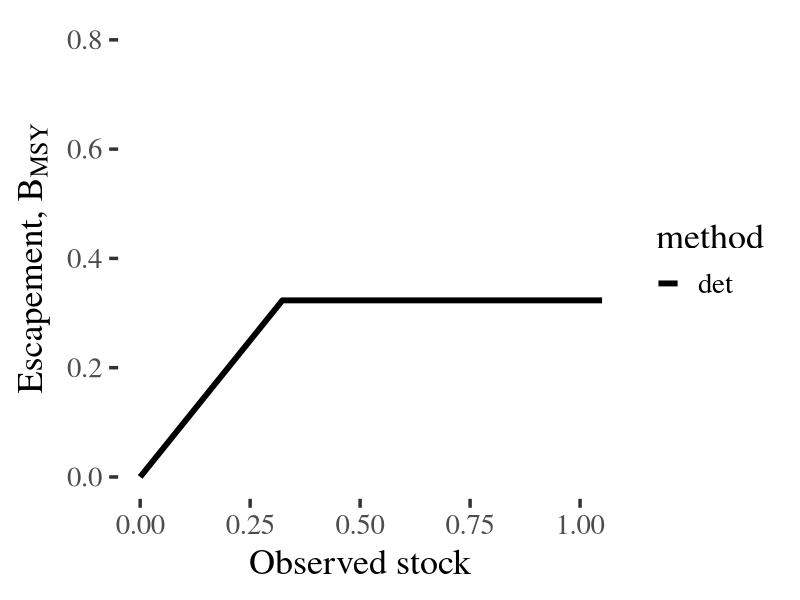

R code for this plot:
## ---- chunk 1
options(htmltools.dir.version = FALSE)
knitr::opts_chunk$set(dev.args=list(bg="transparent"), 
                      echo = FALSE, message=FALSE, warning=FALSE,
                      fig.width=11, fig.height=6.5)

library(tidyverse)
library(ggthemes)

theme_set(
 theme_bw(base_size=26) + 
  theme(line = element_line(colour = "white", size = 1.5),
        rect = element_rect(fill = "transparent", colour = "white"),
        text = element_text(colour = "white"),
        axis.text = element_text(colour = "white"),
        axis.ticks = element_line(colour = "white", size = 1.5),
        panel.border = element_rect(colour = "white", size = 1.5),
        panel.background = element_rect(fill = "transparent"),
        plot.background = element_blank(), 
        legend.background = element_blank(), 
        legend.key = element_rect(fill = "transparent", colour = "transparent"), 
        strip.background = element_blank(),
        strip.text = element_text(colour = "white"),
        panel.grid = element_blank()))
        
## ---- chunk 2
r <- 1
K <- 100
H <- 0
logistic <- function(N) r * N * (1 - N / K) - H

data_frame(population_size = 0:100, 
           growth_rate = logistic(population_size)) %>%
  ggplot(aes(population_size, growth_rate)) + 
  geom_path(col="white", size=2) +
  geom_vline(aes(xintercept = K/2), lty = "dashed", col = "white", size = 1.5)
 
## ---- chunk 3
plot_policies <- function(df){
  ggplot(df, aes(x = states, y = escapement, lty = method)) + 
    geom_line(lwd = 2) +
    coord_cartesian(xlim = c(0,1), ylim = c(0,0.8)) +
    ylab(bquote(paste("Escapement, ", B[MSY]))) + 
    xlab("Observed stock") + theme_tufte(26)
}
read_csv("policies.csv") -> df 

df %>%
  filter(method %in% c("det")) %>%
  plot_policies()
## ---- chunk 4
plot_policies <- function(df){
  ggplot(df, aes(x = states, y = escapement, lty = method)) + 
    geom_line(lwd = 2, col="white") +
    coord_cartesian(xlim = c(0,1), ylim = c(0,0.8)) +
    ylab(bquote(paste("Escapement, ", B[MSY]))) + 
    xlab("Observed stock")
}
read_csv("policies.csv") -> df 

df %>%
  filter(method %in% c("det")) %>%
  plot_policies()
## ---- chunk 5
df %>%
  filter(method %in% c("det", "pgy")) %>%
  plot_policies()
## ---- chunk 6
df %>%
  filter(method %in% c("det", "low")) %>%
  plot_policies()
## ---- chunk 7
df %>%
  filter(method %in% c("det", "medium")) %>%
  plot_policies()
## ---- chunk 8
df %>%
  filter(method %in% c("det", "low")) %>%
  plot_policies()
## ---- chunk 9
df %>%
  filter(method %in% c("det", "high")) %>%
  plot_policies()
## ---- chunk 10
  df %>% 
    filter(method %in% c("low", "medium", "high", "det")) %>% 
    mutate(prior = prior*3) %>%
    select(states, escapement, method, prior) %>%
    gather(panel, variable, -states, -method) %>%
    ggplot() + 
    geom_line(aes(x = states, y = variable, lty = method), lwd = 2, col="white") +
    facet_wrap(~panel, ncol=1) +
    coord_cartesian(xlim = c(0,1), ylim = c(0,0.8)) +
    xlab("Observed stock") + ylab("Escapement")
## ---- chunk 11
df %>%
  filter(method %in% c("det", "uniform")) %>%
  plot_policies()
## ---- chunk 12
df %>%
  filter(method %in% c("det", "low", "pgy")) %>%
  plot_policies()
## ---- chunk 13
static_sims <- read_csv("static_sims.csv")

static_sims %>% filter(method == "msy") %>%
  ggplot(aes(time, stock, lty = variable)) + 
  geom_line( lwd=2, col="white") 
## ---- chunk 14
static_sims %>% filter(method == "msy") %>%
  ggplot(aes(time, stock, lty = variable)) + 
  geom_line( lwd=2, col="white") 
## ---- chunk 15
static_sims %>% filter(method == "pgy") %>%
  ggplot(aes(time, stock, lty = variable)) + 
  geom_line( lwd=2, col="white") 
## ---- chunk 16
read_csv("pomdp_sim.csv")  %>%
  ggplot(aes(time, stock, lty = variable)) + 
  geom_line( lwd=2, col="white") 
